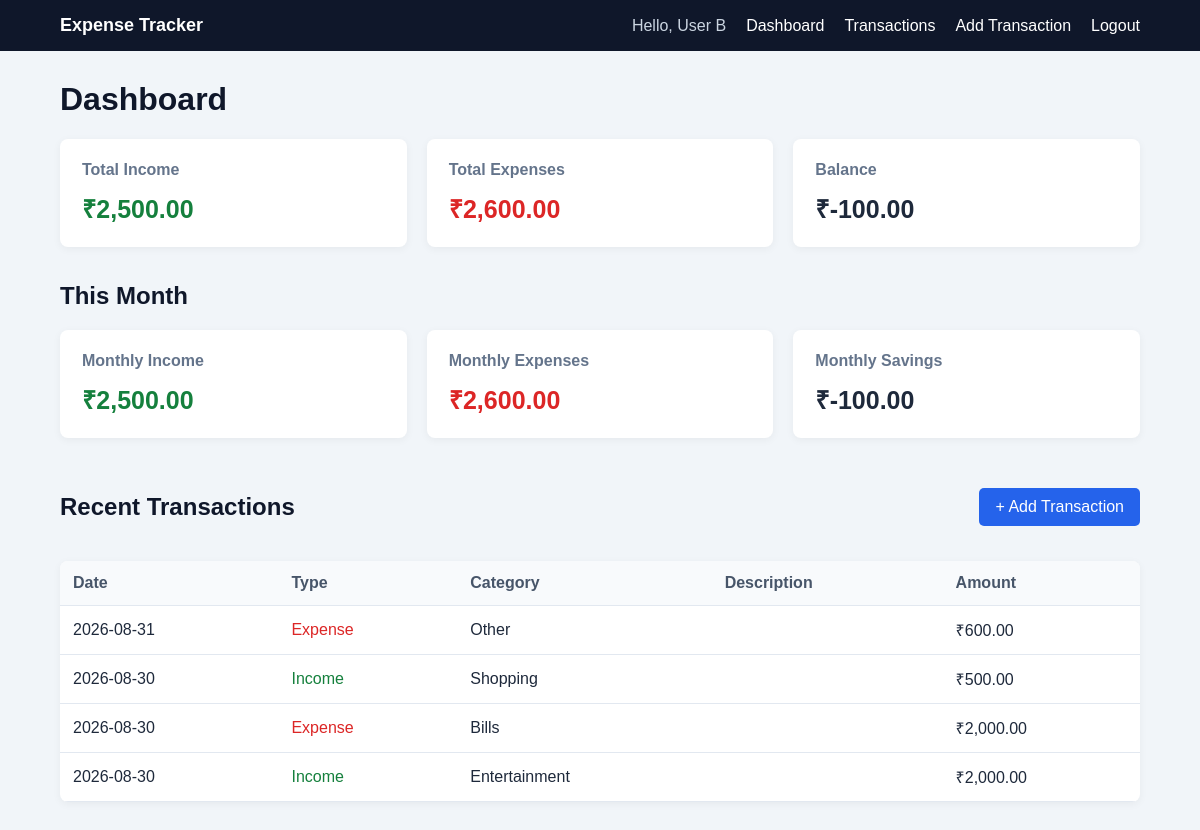
Page /dashboard.php (signed in) on the committed database.
### tables this page shows
CREATE TABLE `transactions` (
  `id` int(10) UNSIGNED NOT NULL,
  `user_id` int(10) UNSIGNED NOT NULL,
  `category_id` int(10) UNSIGNED NOT NULL,
  `type` enum('income','expense') NOT NULL,
  `amount` decimal(10,2) NOT NULL,
  `description` varchar(255) DEFAULT NULL,
  `transaction_date` date NOT NULL,
  `created_at` timestamp NOT NULL DEFAULT current_timestamp()
);

CREATE TABLE `categories` (
  `id` int(10) UNSIGNED NOT NULL,
  `name` varchar(50) NOT NULL
);

### dashboard.php (the view, shortened to what this page needs)
<?php
require_once "config/db.php";
$stmt = $pdo->prepare(
    "SELECT
        COALESCE(
            SUM(
                CASE
                    WHEN type = 'income'
                    THEN amount
                    ELSE 0
                END
            ),
            0
        ) AS total_income,
        COALESCE(
            SUM(
                CASE
                    WHEN type = 'expense'
                    THEN amount
                    ELSE 0
                END
            ),
            0
        ) AS total_expense
     FROM transactions
     WHERE user_id = ?"
);
$stmt->execute([
    $_SESSION["user_id"]
]);
$summary = $stmt->fetch();
$totalIncome =
    (float) $summary["total_income"];
$totalExpense =
    (float) $summary["total_expense"];
$balance =
    $totalIncome - $totalExpense;
$stmt = $pdo->prepare(
    "SELECT
        COALESCE(
            SUM(
                CASE
                    WHEN type = 'income'
                    THEN amount
                    ELSE 0
                END
            ),
            0
        ) AS monthly_income,
        COALESCE(
            SUM(
                CASE
                    WHEN type = 'expense'
                    THEN amount
                    ELSE 0
                END
            ),
            0
        ) AS monthly_expense
     FROM transactions
     WHERE user_id = ?
     AND transaction_date >=
         DATE_FORMAT(CURDATE(), '%Y-%m-01')
     AND transaction_date <
         DATE_FORMAT(
             CURDATE() + INTERVAL 1 MONTH,
             '%Y-%m-01'
         )"
);
$stmt->execute([
    $_SESSION["user_id"]
]);
$monthlySummary = $stmt->fetch();
$monthlyIncome =
    (float) $monthlySummary["monthly_income"];
$monthlyExpense =
    (float) $monthlySummary["monthly_expense"];
$stmt = $pdo->prepare(
    "SELECT
        transactions.id,
        transactions.type,
        transactions.amount,
        transactions.description,
        transactions.transaction_date,
        categories.name AS category_name
     FROM transactions
     INNER JOIN categories
        ON transactions.category_id = categories.id
     WHERE transactions.user_id = ?
     ORDER BY
        transactions.transaction_date DESC,
        transactions.id DESC
     LIMIT 5"
);
$stmt->execute([
    $_SESSION["user_id"]
]);
$recentTransactions =
    $stmt->fetchAll();
?>
<!DOCTYPE html>
<html lang="en">
<head>
    <link
        rel="stylesheet"
        href="css/style.css"
    >
</head>
<body>
<?php require "includes/navbar.php"; ?>
<main class="container">
    <h1>Dashboard</h1>
    <div class="summary-grid">
        <div class="summary-card">
            <h3>Total Income</h3>
            <p class="income">
                ₹<?= number_format(
                    $totalIncome,
                    2
                ) ?>
            </p>
        </div>
        <div class="summary-card">
            <h3>Total Expenses</h3>
            <p class="expense">
                ₹<?= number_format(
                    $totalExpense,
                    2
                ) ?>
            </p>
        </div>
        <div class="summary-card">
            <h3>Balance</h3>
            <p>
                ₹<?= number_format(
                    $balance,
                    2
                ) ?>
            </p>
        </div>
    </div>
    <h2>This Month</h2>
    <div class="summary-grid">
        <div class="summary-card">
            <h3>Monthly Income</h3>
            <p class="income">
                ₹<?= number_format(
                    $monthlyIncome,
                    2
                ) ?>
            </p>
        </div>
        <div class="summary-card">
            <h3>Monthly Expenses</h3>
            <p class="expense">
                ₹<?= number_format(
                    $monthlyExpense,
                    2
                ) ?>
            </p>
        </div>
        <div class="summary-card">
            <h3>Monthly Savings</h3>
            <p>
                ₹<?= number_format(
                    $monthlyIncome - $monthlyExpense,
                    2
                ) ?>
            </p>
        </div>
    </div>
    <div class="page-header">
        <h2>Recent Transactions</h2>
        <a
            href="add_transaction.php"
            class="button-link"
        >
            + Add Transaction
        </a>
    </div>
    <?php if (count($recentTransactions) === 0): ?>
        <p>
            No transactions yet.
        </p>
    <?php else: ?>
        <div class="table-wrapper">
            <table>
                <thead>
                <tr>
                    <th>Date</th>
                    <th>Type</th>
                    <th>Category</th>
                    <th>Description</th>
                    <th>Amount</th>
                </tr>
                </thead>
                <tbody>
                <?php foreach ($recentTransactions as $transaction): ?>
                    <tr>
                        <td>
                            <?= htmlspecialchars(
                                $transaction["transaction_date"]
                            ) ?>
                        </td>
                        <td>
                            <span class="<?= htmlspecialchars(
                                $transaction["type"]
                            ) ?>">
                                <?= ucfirst(
                                    htmlspecialchars(
                                        $transaction["type"]
                                    )
                                ) ?>
                            </span>
                        </td>
                        <td>
                            <?= htmlspecialchars(
                                $transaction["category_name"]
                            ) ?>
                        </td>
                        <td>
                        </td>
                        <td>
                            ₹<?= number_format(
                                (float) $transaction["amount"],
                                2
                            ) ?>
                        </td>
                    </tr>
                <?php endforeach; ?>
                </tbody>
            </table>
        </div>
    <?php endif; ?>
</main>
</body>
</html>

### css/style.css (style rules this page uses)
* { box-sizing: border-box; }
html { font-size: 16px; }
body { margin: 0; font-family: Arial, Helvetica, sans-serif; background: #f1f5f9; color: #1e293b; }
a { color: #2563eb; }
h1, h2, h3 { color: #0f172a; }
.container { width: 90%; max-width: 1100px; margin: 30px auto; }
.button-link { display: inline-block; padding: 10px 16px; background: #2563eb; color: white; border-radius: 5px; text-decoration: none; }
.summary-grid { display: grid; grid-template-columns: repeat(3, minmax(0, 1fr)); gap: 20px; margin-bottom: 35px; }
.summary-card { padding: 22px; background: white; border-radius: 8px; box-shadow: 0 2px 8px rgba(0, 0, 0, 0.05); }
.summary-card h3 { margin-top: 0; margin-bottom: 12px; color: #64748b; font-size: 16px; }
.summary-card p { margin: 0; font-size: 25px; font-weight: bold; }
.income { color: #15803d; }
.expense { color: #dc2626; }
.page-header { display: flex; justify-content: space-between; align-items: center; gap: 20px; margin-bottom: 20px; }
.table-wrapper { overflow-x: auto; background: white; border-radius: 8px; box-shadow: 0 2px 8px rgba(0, 0, 0, 0.05); }
table { width: 100%; border-collapse: collapse; }
th, td { padding: 13px; border-bottom: 1px solid #e2e8f0; text-align: left; white-space: nowrap; }
th { background: #f8fafc; color: #475569; }

### rows in the picture
transactions: transaction_date "2026-08-31", type "Expense", category.name "Other", amount "600.00"
transactions: transaction_date "2026-08-30", type "Income", category.name "Shopping", amount "500.00"
transactions: transaction_date "2026-08-30", type "Expense", category.name "Bills", amount "2,000.00"
transactions: transaction_date "2026-08-30", type "Income", category.name "Entertainment", amount "2,000.00"

### other values in the picture
$_SESSION["user_name"] "User B"
$totalIncome "2,500.00"
$totalExpense "2,600.00"
$balance "-100.00"
$monthlyIncome "2,500.00"
$monthlyExpense "2,600.00"
$monthlyIncome - $monthlyExpense "-100.00"
